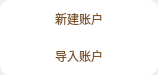
<?xml version="1.0" encoding="UTF-8"?>
<ui version="4.0">
 <class>ChooseAddAccountDialog</class>
 <widget class="QDialog" name="ChooseAddAccountDialog">
  <property name="geometry">
   <rect>
    <x>0</x>
    <y>0</y>
    <width>158</width>
    <height>75</height>
   </rect>
  </property>
  <property name="font">
   <font>
    <family>微软雅黑</family>
   </font>
  </property>
  <property name="windowTitle">
   <string>Dialog</string>
  </property>
  <widget class="QPushButton" name="newBtn">
   <property name="geometry">
    <rect>
     <x>0</x>
     <y>0</y>
     <width>158</width>
     <height>38</height>
    </rect>
   </property>
   <property name="styleSheet">
    <string notr="true">QPushButton{color:rgb(125,85,40);border:1px solid white;border-top-left-radius:10px;border-top-right-radius:10px;background-color: white}
QPushButton:hover{color:white;border:1px solid  rgb(125,85,40);background-color: rgb(125,85,40);}</string>
   </property>
   <property name="text">
    <string>新建账户</string>
   </property>
  </widget>
  <widget class="QPushButton" name="importBtn">
   <property name="geometry">
    <rect>
     <x>0</x>
     <y>37</y>
     <width>158</width>
     <height>38</height>
    </rect>
   </property>
   <property name="styleSheet">
    <string notr="true">QPushButton{color:rgb(125,85,40);border:1px solid white;border-bottom-left-radius:10px;border-bottom-right-radius:10px;background-color: white}
QPushButton:hover{color:white;border:1px solid  rgb(125,85,40);background-color: rgb(125,85,40);}</string>
   </property>
   <property name="text">
    <string>导入账户</string>
   </property>
  </widget>
 </widget>
 <resources/>
 <connections/>
</ui>
